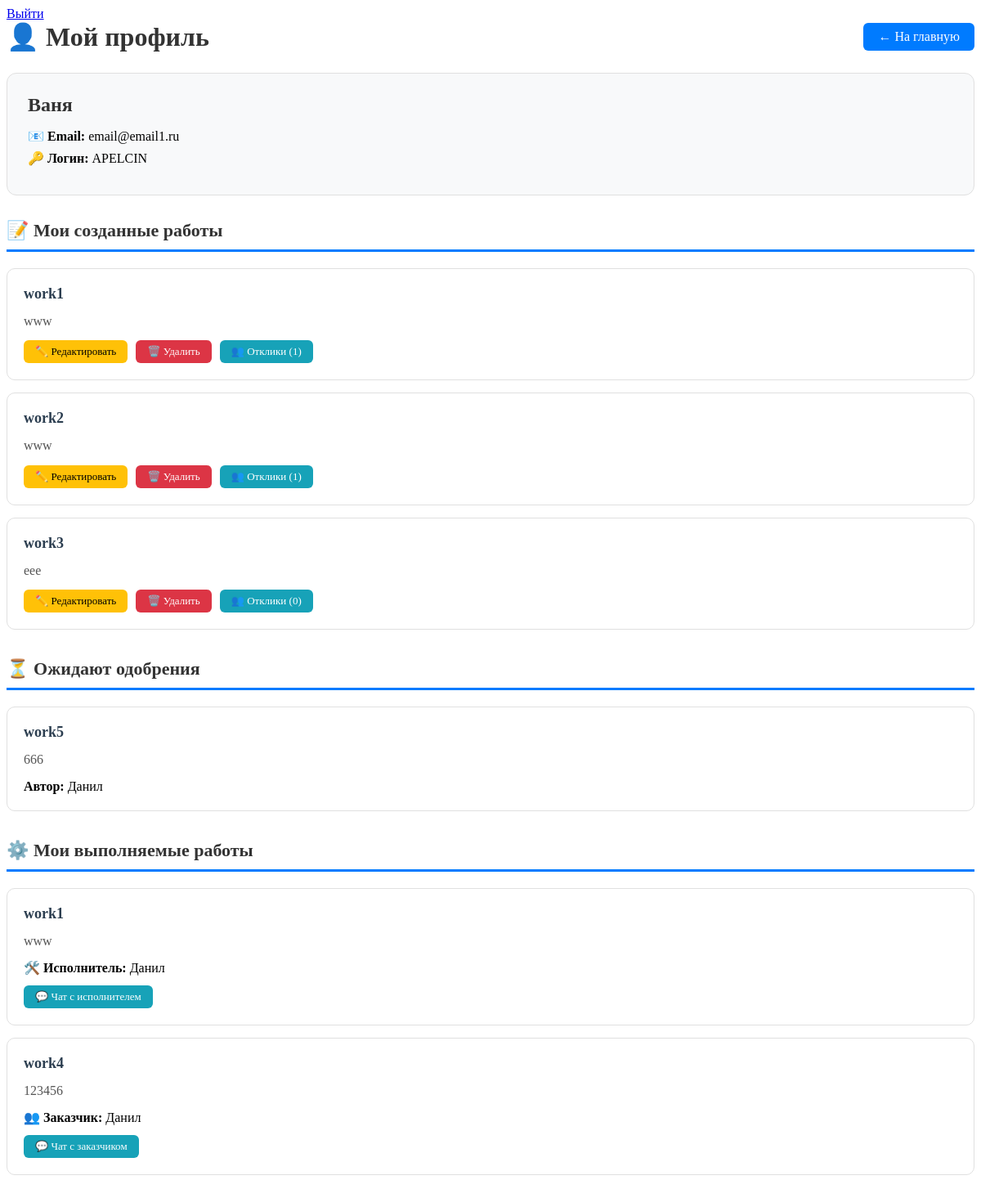
Screenshot of /profile (signed in) with the database file from the repository.
### data/users.py (models this page shows, shortened)
class User(SqlAlchemyBase, UserMixin):
    __tablename__ = 'users'
    id = sqlalchemy.Column(sqlalchemy.Integer,
                           primary_key=True,
                           autoincrement=True)
    username = sqlalchemy.Column(sqlalchemy.String,
                                 unique=True,
                                 nullable=False)
    name = sqlalchemy.Column(sqlalchemy.String,
                             nullable=False)
    email = sqlalchemy.Column(sqlalchemy.String, nullable=False)
    hashed_password = sqlalchemy.Column(sqlalchemy.String,
                                        nullable=False)
    created_at = sqlalchemy.Column(sqlalchemy.DateTime,
                                   default=datetime.datetime.now)

### data/jobs.py (models this page shows)
class Job(SqlAlchemyBase):
    __tablename__ = 'jobs'
    id = sqlalchemy.Column(sqlalchemy.Integer,
                           primary_key=True,
                           autoincrement=True)
    title = sqlalchemy.Column(sqlalchemy.String,
                              nullable=False)
    description = sqlalchemy.Column(sqlalchemy.String,
                                    nullable=False)
    author_id = sqlalchemy.Column(sqlalchemy.Integer,
                                  sqlalchemy.ForeignKey('users.id'))
    executor_id = sqlalchemy.Column(sqlalchemy.Integer,
                                    sqlalchemy.ForeignKey('users.id'),
                                    nullable=True)
    status = sqlalchemy.Column(sqlalchemy.String,
                               default='open')  # open, in_progress
    created_at = sqlalchemy.Column(sqlalchemy.DateTime,
                                   default=datetime.datetime.now)
    author = orm.relationship('User', foreign_keys=[author_id])
    executor = orm.relationship('User', foreign_keys=[executor_id])

### main.py (the view)
@app.route('/profile')
@login_required
def profile():
    with db_session.create_session() as db_sess:
        my_jobs = db_sess.query(Job).options(joinedload(Job.responses)) \
            .filter(Job.author_id == current_user.id).all()
        pending_responses = db_sess.query(Response).options(
            joinedload(Response.job).joinedload(Job.author)
        ).filter(
            Response.user_id == current_user.id,
            Response.status == 'pending'
        ).all()
        pending_jobs = [r.job for r in pending_responses]
        my_hiring = db_sess.query(Job).options(
            joinedload(Job.executor),
            joinedload(Job.author)
        ).filter(
            Job.author_id == current_user.id,
            Job.status == 'in_progress'
        ).all()
        my_work = db_sess.query(Job).options(
            joinedload(Job.author)
        ).filter(
            Job.executor_id == current_user.id,
            Job.status == 'in_progress'
        ).all()
        accepted_jobs = my_hiring + my_work
    return render_template('profile.html',
                           user=current_user,
                           my_jobs=my_jobs,
                           pending_jobs=pending_jobs,
                           accepted_jobs=accepted_jobs)

### data/db_session.py (called while the page is built)
def create_session() -> Session:
    global __factory
    return __factory()

### main.py (called while the page is built)
@login_manager.user_loader
def load_user(user_id):
    with db_session.create_session() as db_sess:
        return db_sess.get(User, int(user_id))

### templates/profile.html (shortened to what this page needs)
{% extends "base.html" %}
{% block content %}
<div class="profile-container">
    <div style="display: flex; justify-content: space-between; align-items: center; margin-bottom: 25px;">
        <h1 style="margin: 0; color: #333;">👤 Мой профиль</h1>
        <a href="/" class="nav-btn">← На главную</a>
    </div>
    <div class="profile-header">
        <h2>{{ user.name }}</h2>
        <div class="profile-info">
            <p><strong>📧 Email:</strong> {{ user.email }}</p>
            <p><strong>🔑 Логин:</strong> {{ user.username }}</p>
        </div>
    </div>
    <div class="section">
        <div class="section-title">📝 Мои созданные работы</div>
        {% if my_jobs %}
        {% for job in my_jobs %}
        <div class="job-card">
            <div class="job-title">{{ job.title }}</div>
            <div class="job-description">{{ job.description }}</div>
            <div class="job-actions">
                <a href="/jobs/{{ job.id }}" class="btn-sm btn-warning">✏️ Редактировать</a>
                <a href="/jobs_delete/{{ job.id }}" class="btn-sm btn-danger"
                   onclick="return confirm('Удалить эту работу?')">🗑️ Удалить</a>
                <a href="/responses/{{ job.id }}" class="btn-sm btn-info">👥 Отклики ({{ job.responses|length }})</a>
            </div>
        </div>
        {% endfor %}
        {% else %}
        <div class="empty-message">📭 У вас пока нет созданных работ</div>
        {% endif %}
    </div>
    <div class="section">
        <div class="section-title">⏳ Ожидают одобрения</div>
        {% if pending_jobs %}
        {% for job in pending_jobs %}
        <div class="job-card">
            <div class="job-title">{{ job.title }}</div>
            <div class="job-description">{{ job.description }}</div>
            <div><strong>Автор:</strong> {{ job.author.name }}</div>
        </div>
        {% endfor %}
        {% else %}
        <div class="empty-message">⏳ Нет откликов, ожидающих одобрения</div>
        {% endif %}
    </div>
    <div class="section">
        <div class="section-title">⚙️ Мои выполняемые работы</div>
        {% if accepted_jobs %}
        {% for job in accepted_jobs %}
        {% if user.id == job.author.id %}
        <div class="job-card">
            <div class="job-title">{{ job.title }}</div>
            <div class="job-description">{{ job.description }}</div>
            <div><strong>🛠️ Исполнитель:</strong> {{ job.executor.name }}</div>
            <div class="job-actions">
                <a href="/chat/{{ job.id }}" class="btn-sm btn-info">💬 Чат с исполнителем</a>
            </div>
        </div>
        {% else %}
        <div class="job-card">
            <div class="job-title">{{ job.title }}</div>
            <div class="job-description">{{ job.description }}</div>
            <div><strong>👥 Заказчик:</strong> {{ job.author.name }}</div>
            <div class="job-actions">
                <a href="/chat/{{ job.id }}" class="btn-sm btn-info">💬 Чат с заказчиком</a>
            </div>
        </div>
        {% endif %}
        {% endfor %}
        {% else %}
        <div class="empty-message">⚙️ У вас нет выполняемых работ</div>
        {% endif %}
    </div>
    {% endblock %}

### templates/profile.html (style rules this page uses)
.profile-container { max-width: 1200px; margin: 0 auto; }
.profile-header { background: #f8f9fa; padding: 25px; border-radius: 12px; margin-bottom: 30px; border: 1px solid #e0e0e0; }
.profile-header h2 { margin: 0 0 15px 0; color: #333; }
.profile-info { margin: 10px 0; }
.profile-info p { margin: 8px 0; font-size: 16px; }
.section { margin-bottom: 35px; }
.section-title { font-size: 22px; font-weight: bold; padding-bottom: 10px; border-bottom: 3px solid #007bff; margin-bottom: 20px; color: #333; }
.job-card { border: 1px solid #e0e0e0; padding: 20px; margin: 15px 0; border-radius: 10px; background: #fff; transition: box-shadow 0.2s; }
.job-title { font-size: 18px; font-weight: bold; color: #2c3e50; margin-bottom: 8px; }
.job-description { margin: 12px 0; color: #555; line-height: 1.4; }
.job-actions { margin-top: 12px; display: flex; gap: 10px; flex-wrap: wrap; }
.btn-sm { display: inline-block; padding: 6px 14px; text-decoration: none; border-radius: 6px; font-size: 13px; font-weight: 500; transition: opacity 0.2s; cursor: pointer; border: none; }
.btn-warning { background: #ffc107; color: #000; }
.btn-danger { background: #dc3545; color: #fff; }
.btn-info { background: #17a2b8; color: #fff; }
.nav-btn { display: inline-block; background: #007bff; color: white; padding: 8px 18px; text-decoration: none; border-radius: 6px; font-weight: 500; transition: background 0.2s; }
.profile-header p { margin: 8px 0; }

### rows the page displays
User: name "Ваня", email "email@email1.ru", username "APELCIN"
Job: title "work1", description "www", responses|length "1", executor.name "Данил"
Job: title "work2", description "www", responses|length "1"
Job: title "work3", description "eee", responses|length "0"
Job: title "work5", description "666", author.name "Данил"
Job: title "work4", description "123456", author.name "Данил"
